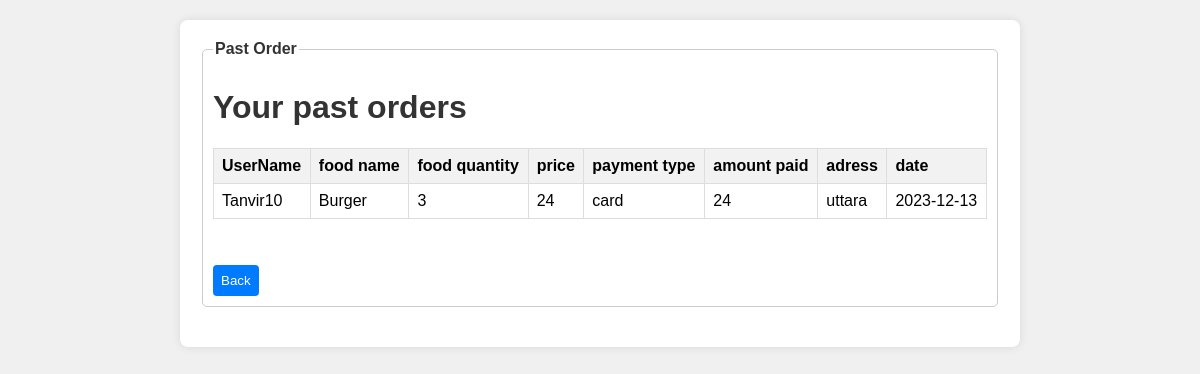
Page /view/orderhistory.php (signed in) on the committed database.
### tables this page shows
CREATE TABLE `orderhistory` (
  `id` int(10) NOT NULL,
  `username` varchar(100) NOT NULL,
  `food_name` varchar(100) NOT NULL,
  `food_quantity` int(100) NOT NULL,
  `total_amount` varchar(100) NOT NULL,
  `payment_type` varchar(100) NOT NULL,
  `amount_paid` varchar(100) NOT NULL,
  `adress` varchar(100) NOT NULL,
  `date` date NOT NULL DEFAULT current_timestamp(),
  `tracking_key` varchar(10) NOT NULL,
  `estimated_delivery_at` varchar(50) NOT NULL,
  `delivery_status` varchar(30) NOT NULL
);

### model/orderModel.php (called while the page is built, shortened)
<?php
function getOrderhistory($username){
        $con = getConnection();
        $sql = "select * from orderhistory where username='$username'";
        $result = mysqli_query($con, $sql);
        $orders = [];
        while($orderhistory = mysqli_fetch_assoc($result)){
            array_push($orders, $orderhistory);
        }
        return $orders;
    }
?>

### view/orderhistory.php (the view, shortened to what this page needs)
<?php
require_once('../model/orderModel.php');
$username=$_SESSION['username'];
$orders=getOrderhistory($username);
?>
<html>
    <head>
        <link rel="stylesheet" type="text/css" href="../css/orderhistory.css">
    </head>
    <body>
        <form action="">
            <fieldset>
            <legend>Past Order</legend>
            <h1>Your past orders</h1>
            <table border="1" width=50%>
                <tr>
                    <th>UserName</th>
                    <th>food name</th>
                    <th>food quantity</th>
                    <th>price</th>
                    <th>payment type</th>
                    <th>amount paid</th>
                    <th>adress</th>
                    <th>date</th>
                </tr>
                <?php for($i=0;$i<count($orders);$i++)
                {?>
                <tr>
                    <td><?=$orders[$i]['username']?></td>
                    <td><?=$orders[$i]['food_name']?></td>
                    <td><?=$orders[$i]['food_quantity']?></td>
                    <td><?=$orders[$i]['total_amount']?></td>
                    <td><?=$orders[$i]['payment_type']?></td>
                    <td><?=$orders[$i]['amount_paid']?></td>
                    <td><?=$orders[$i]['adress']?></td>
                    <td><?=$orders[$i]['date']?></td>
        <?php   }?>
                </tr>
            </table>
            <br><a href="user_dashboard.php">
            <br><button type="button">Back</button><br>
            </fieldset>
        </form>
    </body>
</html>

### css/orderhistory.css (style rules this page uses)
body { font-family: Arial, sans-serif; background-color: #f0f0f0; margin: 0; padding: 0; }
form { max-width: 800px; margin: 20px auto; background-color: #fff; padding: 20px; border-radius: 8px; box-shadow: 0 0 10px rgba(0, 0, 0, 0.1); }
fieldset { border: 1px solid #ccc; border-radius: 5px; padding: 10px; margin-bottom: 20px; }
legend { font-weight: bold; color: #333; }
h1 { color: #333; }
table { border-collapse: collapse; width: 100%; }
th, td { border: 1px solid #ddd; padding: 8px; text-align: left; }
th { background-color: #f2f2f2; }
button[type="button"] { cursor: pointer; background-color: #007BFF; color: #fff; border: none; border-radius: 4px; padding: 8px; }
a { text-decoration: none; }
button[type="button"] { margin-top: 10px; display: inline-block; }

### rows in the picture
orderhistory: username "Tanvir10", food_name "Burger", food_quantity "3", total_amount "24", payment_type "card", amount_paid "24", adress "uttara", date "2023-12-13"
